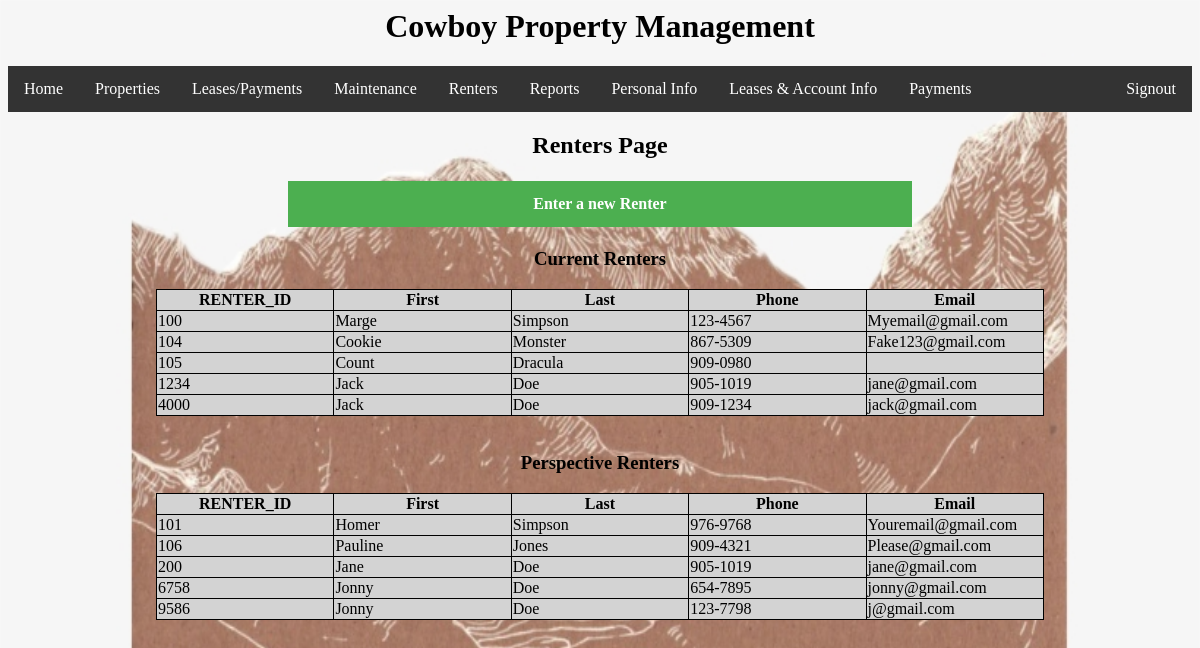
The page /renters.php (signed in) on the database its author committed.
### tables this page shows
CREATE TABLE `renter` (
  `RENTER_ID` int(11) NOT NULL,
  `Last` varchar(128) DEFAULT NULL,
  `First` varchar(128) NOT NULL,
  `Phone` varchar(128) DEFAULT NULL,
  `Email` varchar(128) DEFAULT NULL,
  `perspective` tinyint(1) NOT NULL
);

### renters.php (the view, shortened to what this page needs)
<html>
	<head>
		<link rel='stylesheet' href="/GroupProject/css/styles.css">
		</head>
		<body>
			<h1>Cowboy Property Management</h1>
			<ul>
  				<li><a href="homescreen.php">Home</a></li>
  				<li><a href="properties.php">Properties</a></li>
				<li><a href="leasepayments.php">Leases/Payments</a></li>
				<li><a href="maintenance.php">Maintenance</a></li>
				<li><a href="renters.php">Renters</a></li>
				<li><a href="reports.php">Reports</a></li>
  				<li><a href="personalinformation.php">Personal Info</a></li>
  				<li><a href="leases.php">Leases & Account Info</a></li>
				<li><a href="payments.php">Payments</a></li>
  				<li style="float:right"><a class="active" href="logout.php">Signout</a></li>
			</ul>
			<h2>Renters Page</h2>
   			<h4><a href="newrenter.php" class="button">Enter a new Renter</a></h4>
		</body>
</html>
<?php
require_once 'checksession.php';
$conn = new mysqli($hn, $un, $pw, $db);
$query="SELECT * FROM renter WHERE `perspective`='0'";
$result=$conn->query($query);
echo "<h3>Current Renters</h3>";
echo "<table>";
echo "<col style='width:20%'>";
echo "<col style='width:20%'>";
echo "<col style='width:20%'>";
echo "<col style='width:20%'>";
echo "<col style='width:20%'>";
echo "<tr>
<th>RENTER_ID</th>
<th>First</th>
<th>Last</th>
<th>Phone</th>
<th>Email</th>
</tr>";
while($row = mysqli_fetch_array($result))
{
echo "<tr>";
echo "<td>" . $row['RENTER_ID'] . "</td>";
echo "<td>" . $row['First'] . "</td>";
echo "<td>" . $row['Last'] . "</td>";
echo "<td>" . $row['Phone'] . "</td>";
echo "<td>" . $row['Email'] . "</td>";
echo "</tr>";
}
echo "</table>";
$query="SELECT * FROM renter WHERE `perspective`='1'";
$result=$conn->query($query);
echo "<h3>Perspective Renters</h3>";
echo "<table>";
echo "<col style='width:20%'>";
echo "<col style='width:20%'>";
echo "<col style='width:20%'>";
echo "<col style='width:20%'>";
echo "<col style='width:20%'>";
echo "<tr>
<th>RENTER_ID</th>
<th>First</th>
<th>Last</th>
<th>Phone</th>
<th>Email</th>
</tr>";
while($row = mysqli_fetch_array($result))
{
echo "<tr>";
echo "<td>" . $row['RENTER_ID'] . "</td>";
echo "<td>" . $row['First'] . "</td>";
echo "<td>" . $row['Last'] . "</td>";
echo "<td>" . $row['Phone'] . "</td>";
echo "<td>" . $row['Email'] . "</td>";
echo "</tr>";
}
echo "</table>";
?>

### css/styles.css (style rules this page uses)
body { background-image: url("/GroupProject/images/paper.jpg"); background-repeat: no-repeat; background-color: #cccccc; background-size: 100% 100%; }
h1 { color: Black; text-align: center; }
ul { list-style-type: none; margin: 0; padding: 0; overflow: hidden; background-color: #333; }
li { float: left; }
li a { display: block; color: white; text-align: center; padding: 14px 16px; text-decoration: none; }
.active { background-color: #333; }
h2 { color: Black; text-align: center; }
table, th, td { border: 1px solid black; border-collapse: collapse; }
table { width: 75%; margin-left: auto; margin-right: auto; background-color: #D3D3D3; alignment-adjust: center; }
h3 { color: Black; text-align: center; }
.button { display: block; color: white; text-align: center; padding: 14px 16px; text-decoration: none; background-color: #4CAF50; width: 50%; margin-left: auto; margin-right: auto; }

### rows shown on the page
renter: RENTER_ID "100", First "Marge", Last "Simpson", Phone "123-4567", Email "Myemail@gmail.com"
renter: RENTER_ID "104", First "Cookie", Last "Monster", Phone "867-5309", Email "Fake123@gmail.com"
renter: RENTER_ID "105", First "Count", Last "Dracula", Phone "909-0980"
renter: RENTER_ID "1234", First "Jack", Last "Doe", Phone "905-1019", Email "jane@gmail.com"
renter: RENTER_ID "4000", First "Jack", Last "Doe", Phone "909-1234", Email "jack@gmail.com"
renter: RENTER_ID "101", First "Homer", Last "Simpson", Phone "976-9768", Email "Youremail@gmail.com"
renter: RENTER_ID "106", First "Pauline", Last "Jones", Phone "909-4321", Email "Please@gmail.com"
renter: RENTER_ID "200", First "Jane", Last "Doe", Phone "905-1019", Email "jane@gmail.com"
renter: RENTER_ID "6758", First "Jonny", Last "Doe", Phone "654-7895", Email "jonny@gmail.com"
renter: RENTER_ID "9586", First "Jonny", Last "Doe", Phone "123-7798", Email "j@gmail.com"
